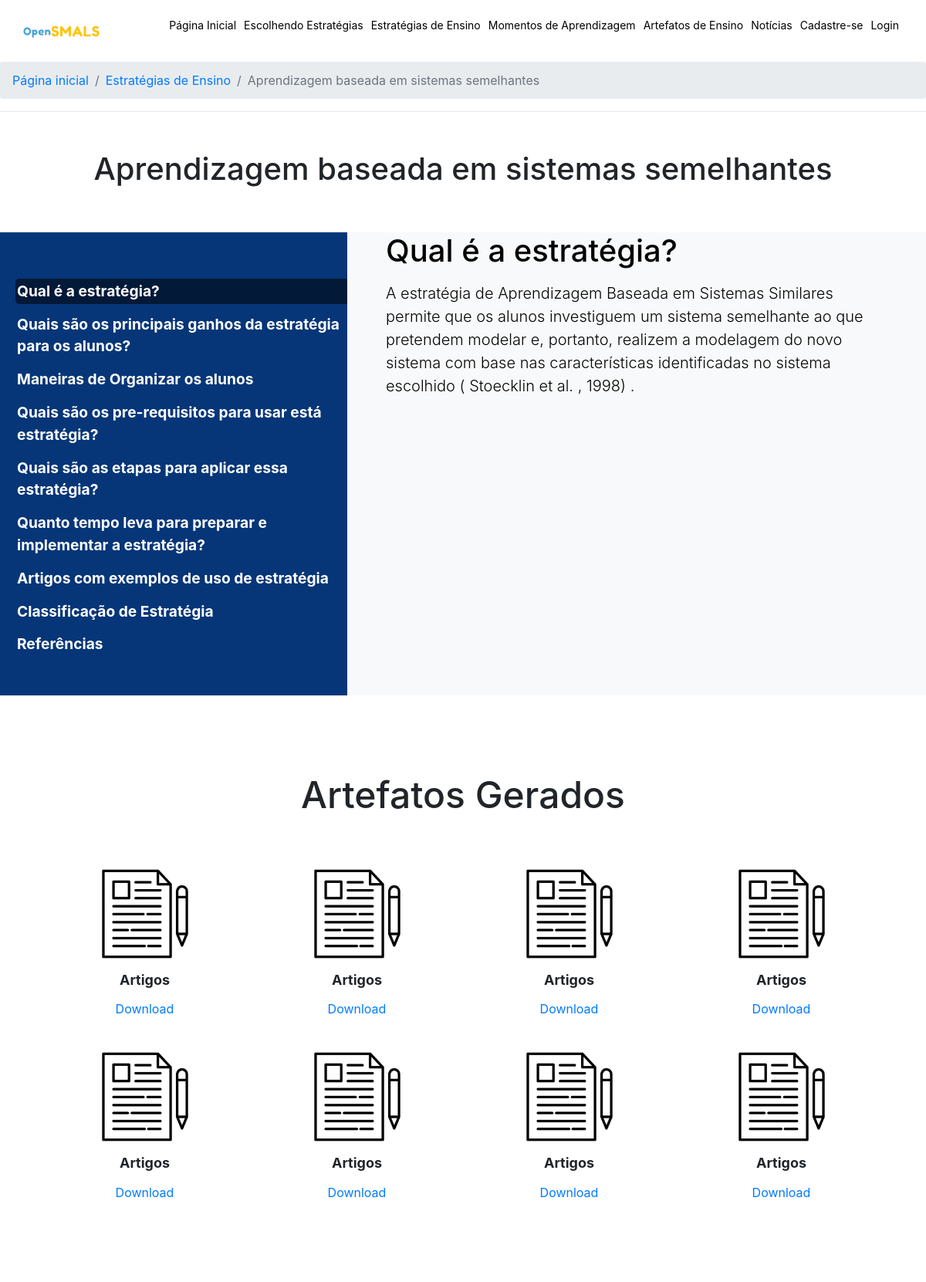
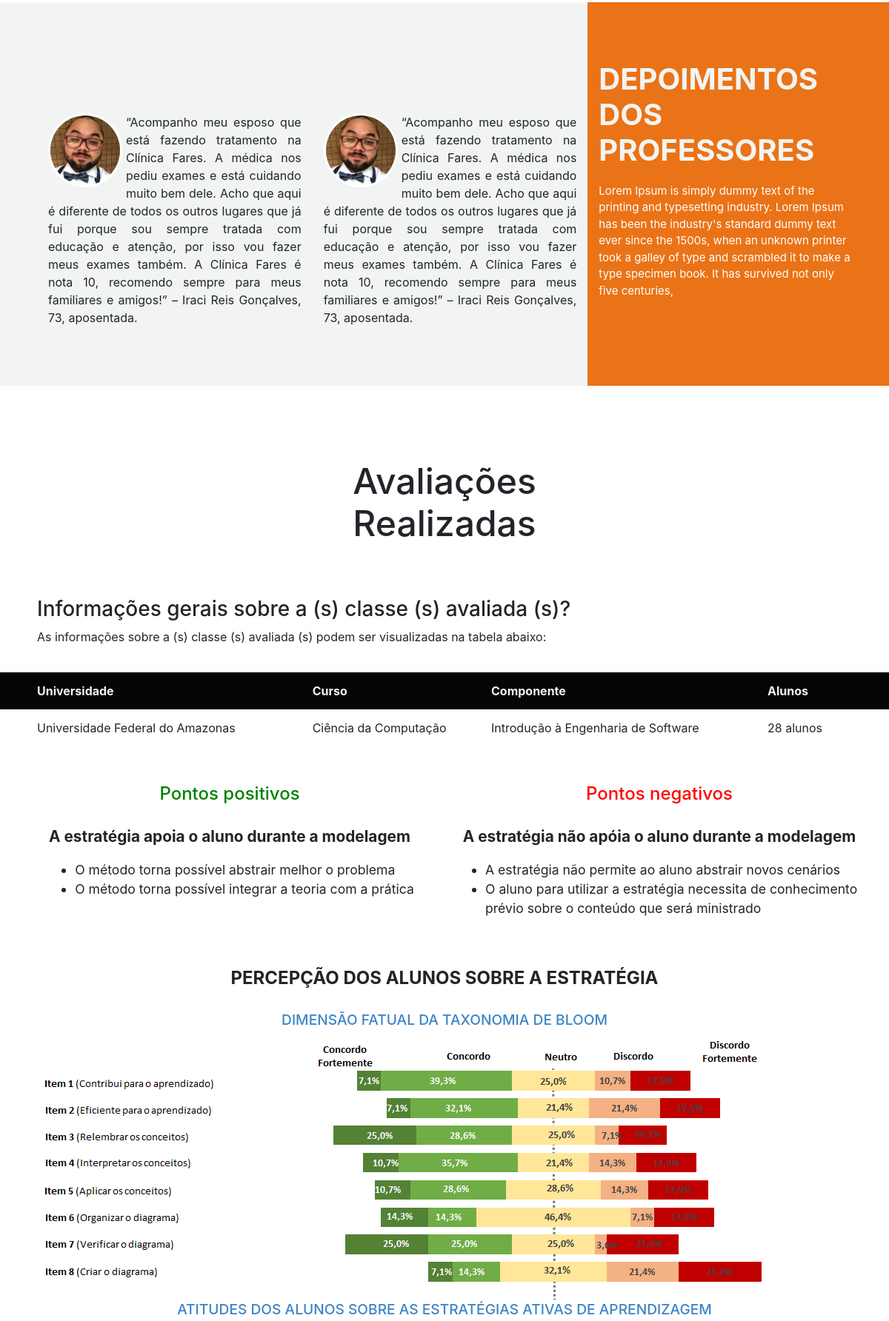
The app's page /estrategia-noticia.php?cod=4 (upper part) with its own data (2 pictures, top to bottom).
### tables this page shows
CREATE TABLE `tb_estrategias` (
  `cod` int(11) NOT NULL,
  `nome` varchar(100) NOT NULL,
  `qual_estrategia` text NOT NULL,
  `principais_ganhos` text NOT NULL,
  `organizar_alunos` text NOT NULL,
  `etapas` text NOT NULL,
  `implementar_estrutura` text NOT NULL,
  `artigos` text NOT NULL,
  `classificacao` text NOT NULL,
  `referencias` text NOT NULL,
  `status_estrategia` int(11) DEFAULT NULL,
  `cod_usuario` int(11) DEFAULT NULL,
  `preRequisito` text NOT NULL,
  `comentario` text DEFAULT NULL
);

### conexao.php (called while the page is built, shortened)
<?php
class Conexao{
	private $host = 'localhost';
	private $bandoDados = 'opensmals';
	private $user = 'root';
	private $pass = '';
	public function conectar(){
		try{
			$bd = new PDO(
				"mysql:host=$this->host;dbname=$this->bandoDados",
				"$this->user",
				"$this->pass"
			);
			return $bd;
		} catch(PDOException $e){
			echo "erro ao conectar ao banco de dados".$e->getMessage();
		}
	}
}
?>

### dao/EstrategiaDaoMysql.php (called while the page is built, shortened)
<?php
require_once("class/Estrategia.php");
class EstrategiaDaoMysql implements EstrategiaDAO{
    private $conn;
    public function __construct(Conexao $conn){
        $this->conn = $conn->conectar();
    }
    public function findById($id){
        $sql = $this->conn->prepare("SELECT tb_estrategias.nome, tb_estrategias.qual_estrategia,
        tb_estrategias.principais_ganhos, tb_estrategias.organizar_alunos,
         tb_estrategias.etapas, tb_estrategias.implementar_estrutura, tb_estrategias.artigos,
          tb_estrategias.classificacao, tb_estrategias.referencias, tb_estrategias.preRequisito, tb_estrategias.status_estrategia FROM tb_estrategias WHERE tb_estrategias.cod = :cod");
        $sql->bindValue(":cod", $id);
        $sql->execute();
        if($sql->rowCount()>0){
            $dados = $sql->fetch();
            $e = new Estrategia();
            $e->setCod($id);
            $e->setNome($dados['nome']);
            $e->setQualEstrategia($dados['qual_estrategia']);
            $e->setPrincipaisGanhos($dados['principais_ganhos']);
            $e->setOrganizarAlunos($dados['organizar_alunos']);
            $e->setEtapas($dados['etapas']);
            $e->setImplementarEstrategia($dados['implementar_estrutura']);
            $e->setArtigo($dados['artigos']);
            $e->setClassificacao($dados['classificacao']);
            $e->setReferencia($dados['referencias']);
            $e->setPreRequisitos($dados['preRequisito']);
            $e->setStatus($dados['status_estrategia']);
            return $e;
        }
    }
    public function qualEstrategia($cod){
        $sql = $this->conn->prepare("SELECT tb_estrategias.qual_estrategia FROM `tb_estrategias` WHERE tb_estrategias.cod = :cod");
        $sql->bindValue(":cod", $cod);
        $sql->execute();
        if($sql->rowCount() > 0){
            $dados = $sql->fetch();
            $estra = new Estrategia();
            $estra->setQualEstrategia($dados['qual_estrategia']);
            return $estra;
        }
    }
}
?>

### class/Estrategia.php (called while the page is built, shortened)
<?php
class Estrategia {
    private $nome;
    private $qual_estrategia;
    public function setNome($x){
        $this->nome = $x;
    }
    public function getNome(){
        return $this->nome;
    }
    public function setQualEstrategia($x){
        $this->qual_estrategia = $x;
    }
    public function getQualEstrategia(){
        return $this->qual_estrategia;
    }
    public function setClassificacao($x){
        return $this->classificacao = $x;
    }
}
?>

### estrategia-noticia.php (the view, shortened to what this page needs)
<!DOCTYPE html>
<html lang="pt-br">
<head>
     <link rel="stylesheet" href="https://stackpath.bootstrapcdn.com/bootstrap/4.1.3/css/bootstrap.min.css">
     <link rel="stylesheet" href="assets/css/style.css">
     <link rel="stylesheet" href="assets/css/aprendizagemSemelhantes.css">
     <link rel="stylesheet" href="https://use.fontawesome.com/releases/v5.15.4/css/all.css">
    <link rel="stylesheet" href="assets/css/style.css">
</head>
<body>
    <?php
      require('pages/header.php');
      $x = $estrategiaDao->findById($_GET['cod']);
    ?>
    <div id="AprendizagemSemelhantes">
    <nav aria-label="breadcrumb">
      <ol class="breadcrumb">
        <li class="breadcrumb-item"><a href="index.php">Página inicial</a></li>
        <li class="breadcrumb-item" aria-current="page"><a href="escolhendoEstrategia.php">Estratégias de Ensino</a></li>
        <li class="breadcrumb-item active" aria-current="page"><?=$x->getNome();?></li>
      </ol>
   </nav>
   <hr>
    <div class="estrategiaTopo container-fluid">
        <div class="title-ensino">
            <h1><?=$x->getNome();?></h1>
        </div>
    </div>
    <div id="sobreEstrategia">
      <div class="areaItem">
        <div class="left">
          <ul>
            <li><a href="qual-estrategia.php?cod=<?=$_GET['cod']?>" class="ativo">Qual é a estratégia?</a></li>
            <li><a href="principaisGanhos.php?cod=<?=$_GET['cod']?>">Quais são os principais ganhos da estratégia para os alunos?</a></li>
            <li><a href="organizarAlunos.php?cod=<?=$_GET['cod']?>">Maneiras de Organizar os alunos</a></li>
            <li><a href="preRequisitos.php?cod=<?=$_GET['cod']?>">Quais são os pre-requisitos para usar está estratégia?</a></li>
            <li><a href="principaisEstrategias.php?cod=<?=$_GET['cod']?>">Quais são as etapas para aplicar essa estratégia?</a></li>
            <li><a href="quantoTempo.php?cod=<?=$_GET['cod']?>">Quanto tempo leva para preparar e implementar a estratégia?</a></li>
            <li><a href="exemplosUso.php?cod=<?=$_GET['cod']?>">Artigos com exemplos de uso de estratégia </a></li>
            <li><a href="classificacao.php?cod=<?=$_GET['cod']?>">Classificação de Estratégia </a></li>
            <li><a href="referencias.php?cod=<?=$_GET['cod']?>">Referências</a></li>
          </ul>
        </div>
        <div class="rigth">
         <div class="conteudo">
           <h1>Qual é a estratégia?</h1>
             <?php $ql = $estrategiaDao->qualEstrategia($_GET['cod']);?>
             <p class="lead"><?= $ql->getQualEstrategia();?></p>
          </div>
        </div>
      </div>
    </div>
       <div class="artefatos">
         <div class="container-fluid">
           <div class="TitlePadrao">
             <h2>Artefatos Gerados</h2>
           </div>
           <div class="row">
            <div class="col-sm-3">
              <div class="imagem">
                <img src="assets/img/icone.jpg" alt="">
              </div>
              <div class="descricao">
                <h3>Artigos</h3>
                <a href="" class="btn btn-block">Download</a>
              </div>
            </div>
            <div class="col-sm-3">
              <div class="imagem">
                <img src="assets/img/icone.jpg" alt="">
              </div>
              <div class="descricao">
                <h3>Artigos</h3>
                <a href="" class="btn btn-block">Download</a>
              </div>
            </div>
            <div class="col-sm-3">
              <div class="imagem">
                <img src="assets/img/icone.jpg" alt="">
              </div>
              <div class="descricao">
                <h3>Artigos</h3>
                <a href="" class="btn btn-block">Download</a>
              </div>
            </div>
            <div class="col-sm-3">
              <div class="imagem">
                <img src="assets/img/icone.jpg" alt="">
              </div>
              <div class="descricao">
                <h3>Artigos</h3>
                <a href="" class="btn btn-block">Download</a>
              </div>
            </div>
            <div class="col-sm-3"><div class="imagem">
              <img src="assets/img/icone.jpg" alt="">
            </div>
            <div class="descricao">
              <h3>Artigos</h3>
              <a href="" class="btn btn-block">Download</a>
            </div></div>
            <div class="col-sm-3"><div class="imagem">
              <img src="assets/img/icone.jpg" alt="">
            </div>
            <div class="descricao">
              <h3>Artigos</h3>
              <a href="" class="btn btn-block">Download</a>
            </div></div>
            <div class="col-sm-3">
              <div class="imagem">
                <img src="assets/img/icone.jpg" alt="">
              </div>
              <div class="descricao">
                <h3>Artigos</h3>
                <a href="" class="btn btn-block">Download</a>
              </div>
            </div>
            <div class="col-sm-3">
              <div class="imagem">
                <img src="assets/img/icone.jpg" alt="">
              </div>
              <div class="descricao">
                <h3>Artigos</h3>
                <a href="" class="btn btn-block">Download</a>
              </div>
            </div>
           </div>
         </div>
       </div>
    </div>
    <div id="depoimentos">
      <div class="container-fluid">
        <div class="row">
          <div class="col-sm depoimentoItem item">
            <div class="img">
                <img src="assets/img/pesquisador1.jpg" alt="">
            </div>
            <div class="depoimento">
              “Acompanho meu esposo que está fazendo tratamento na Clínica Fares. A médica nos pediu exames e está cuidando muito bem dele. Acho que aqui é diferente de todos os outros lugares que já fui porque sou sempre tratada com educação e atenção, por isso vou fazer meus exames também. A Clínica Fares é nota 10, recomendo sempre para meus familiares e amigos!” – Iraci Reis Gonçalves, 73, aposentada.
            </div>
          </div>
          <div class="col-sm depoimentoItem item">
            <div class="img">
              <img src="assets/img/pesquisador1.jpg" alt="">
            </div>
            <div class="depoimento">
              “Acompanho meu esposo que está fazendo tratamento na Clínica Fares. A médica nos pediu exames e está cuidando muito bem dele. Acho que aqui é diferente de todos os outros lugares que já fui porque sou sempre tratada com educação e atenção, por isso vou fazer meus exames também. A Clínica Fares é nota 10, recomendo sempre para meus familiares e amigos!” – Iraci Reis Gonçalves, 73, aposentada.
            </div>
          </div>
          <div class="col-sm depoimentoItem background">
            <h4>DEPOIMENTOS DOS PROFESSORES</h4>
            <p>Lorem Ipsum is simply dummy text of the printing and typesetting industry. Lorem Ipsum has been the industry's standard dummy text ever since the 1500s, when an unknown printer took a galley of type and scrambled it to make a type specimen book. It has survived not only five centuries,</p>
          </div>
        </div>
      </div>
    </div>
      <section id="avaliacao">
          <div class="TitlePadrao">
            <h2>Avaliações Realizadas</h2>
          </div>
          <div class="container-fluid" style="margin: 0;padding: 0px;">
            <div class="informacoes">
              <div class="info padding-left padding-rigt">
                <h3>Informações gerais sobre a (s) classe (s) avaliada (s)?</h3>
                <p>As informações sobre a (s) classe (s) avaliada (s) podem ser visualizadas na tabela abaixo:</p>
              </div>
              <div class="div-conteudo">
                <table class="table-p">
                  <thead>
                    <tr class="back">
                      <th class="left">Universidade</th>
                      <th>Curso</th>
                      <th>Componente</th>
                      <th class="right">Alunos</th>
                    </tr>
                  </thead>
                  <tbody>
                    <tr class="linha">
                      <td class="left">Universidade Federal do Amazonas</td>
                      <td>Ciência da Computação</td>
                      <td>Introdução à Engenharia de Software</td>
                      <td class="right">28 alunos</td>
                    </tr>
                  </tbody>
                </table>
              </div>
              <div class="row">
                <div class="col pontos-positivos">
                  <h4>Pontos positivos</h4>
                  <p><b>A estratégia apoia o aluno durante a modelagem</b></p>
                  <ul>
                    <li>O método torna possível abstrair melhor o problema</li>
                    <li>O método torna possível integrar a teoria com a prática</li>
                  </ul>
                </div>
                <div class="col pontos-negativos">
                  <h4>Pontos negativos</h4>
                  <p><b>A estratégia não apóia o aluno durante a modelagem</b></p>
                  <ul>
                    <li>A estratégia não permite ao aluno abstrair novos cenários</li>
                    <li>O aluno para utilizar a estratégia necessita de conhecimento prévio sobre o conteúdo que será ministrado</li>
                  </ul>
                </div>
              </div>
              <div class="percepcao-alunos">
                <h3>PERCEPÇÃO DOS ALUNOS SOBRE A ESTRATÉGIA </h3>
                <div class="item">
                  <h4>DIMENSÃO FATUAL DA TAXONOMIA DE BLOOM</h4>
                  <div class="imagem">
                    <img src="assets/img/bloom.png" alt="">
                  </div>
                </div>
                <div class="item">
                  <h4>ATITUDES DOS ALUNOS SOBRE AS ESTRATÉGIAS ATIVAS DE APRENDIZAGEM</h4>
                </div>
              </div>
            </div>
          </div>
      </section>
</body>
</html>

### assets/css/style.css (style rules this page uses)
body { margin: 0; padding: 0; }
#depoimentos { background-color: #F2F4F3; }
#depoimentos .row { padding-left:50px; }
#depoimentos .img { width: 100px; height: 100px; border: 3px solid #fff; border-radius: 50px; float: left; margin-right: 5px; }
#depoimentos .img img { width: 100%; border-radius: 50%; }
#depoimentos .depoimentoItem.background { background-color: #ea7317; color: #F2F4F3; padding-top: 80px; padding-right: 50px; }
#depoimentos .depoimentoItem.background h4 { font-weight: bold; font-size: 40px; margin-bottom: 20px; color: #F2F4F3; }
#depoimentos .depoimentoItem.background p { font-size: 15px; color: #fff; }
.depoimentoItem.item { margin: 150px 0px 80px 0px; text-align: justify; }
.artefatos h3 { font-size: 23px; font-weight: bold; }
.TitlePadrao { margin: auto; max-width: 500px; text-align: center; margin-top: 100px; margin-bottom: 50px; }
.TitlePadrao h2 { font-size: 3em; }
.title-ensino { margin: 50px 0px; display: flex; justify-content: center; align-items: center; }
.div-conteudo { margin-bottom: 50px; }
.table-p { width: 100%; }
.left { padding-left: 50px; }
.right { padding-right: 50px; }
.back { background-color: #050505; color: #F2F4F3; height: 50px; }
.linha { height: 50px; }

### assets/css/aprendizagemSemelhantes.css (style rules this page uses)
.areaItem .left a { display: block; padding: 2px; }
.areaItem .left .ativo { background-color: #fff; background-color: #0008; border-top-left-radius: 5px; border-bottom-left-radius: 5px; }
.areaItem { width: 100%; display: flex; }
.areaItem .left { width: 450px; height: 600px; background-color: rgb(6,54,120); color: #fff; font-weight: bold; display: flex; align-items: center; padding-left: 20px; }
#AprendizagemSemelhantes .areaItem .left ul { list-style: none; margin: 0; padding: 0; }
#AprendizagemSemelhantes .areaItem .left li { margin-top: 10px; font-size: 1.2em; }
#AprendizagemSemelhantes .areaItem .left li a { color: #fff; }
#AprendizagemSemelhantes .areaItem .rigth { flex: 1; align-items: center; background-color: #f8f9fa; padding: 0px 50px; }
#AprendizagemSemelhantes .areaItem .rigth .conteudo { color: #050505; }
#AprendizagemSemelhantes .artefatos { margin: 100px 50px 100px 50px; }
.artefatos .imagem { display: flex; justify-content: center; }
.artefatos .imagem img { width: 150px; height: 150px; }
.artefatos .descricao h3 { font-size: 18px; text-align: center; }
#avaliacao { overflow: hidden; }
#avaliacao .row { margin-bottom: 50px; }
#avaliacao .row p { margin-top: 20px; font-size: 1.3em; }
#avaliacao .row ul { font-size: 1.1em; }
#avaliacao .informacoes .info { padding: 20px 50px; }
.pontos-positivos { display: flex; flex-direction: column; align-items: center; padding-left: 50px; }
.pontos-positivos h4 { color: green; text-align: center; }
.pontos-negativos { display: flex; flex-direction: column; align-items: center; padding-right: 50px; }
.pontos-negativos h4 { color: red; text-align: center; }
.percepcao-alunos { padding: 0px 50px; }
.percepcao-alunos h3 { font-weight: bold; text-align: center; font-size: 1.5em; margin-bottom: 30px; }
.percepcao-alunos .item h4 { text-align: center; font-size: 1.2em; color: rgb(61,133,198); }

### records on screen
tb_estrategias: nome "Aprendizagem baseada em sistemas semelhantes", qual_estrategia "A estratégia de Aprendizagem Baseada em Sistemas Similares permite que os alunos investiguem um sistema semelhante ao que pretendem modelar e, portanto, realizem a modelagem do novo sistema com base nas características identificadas no sistema escolhido ( Stoecklin et al. , 1998) ."
